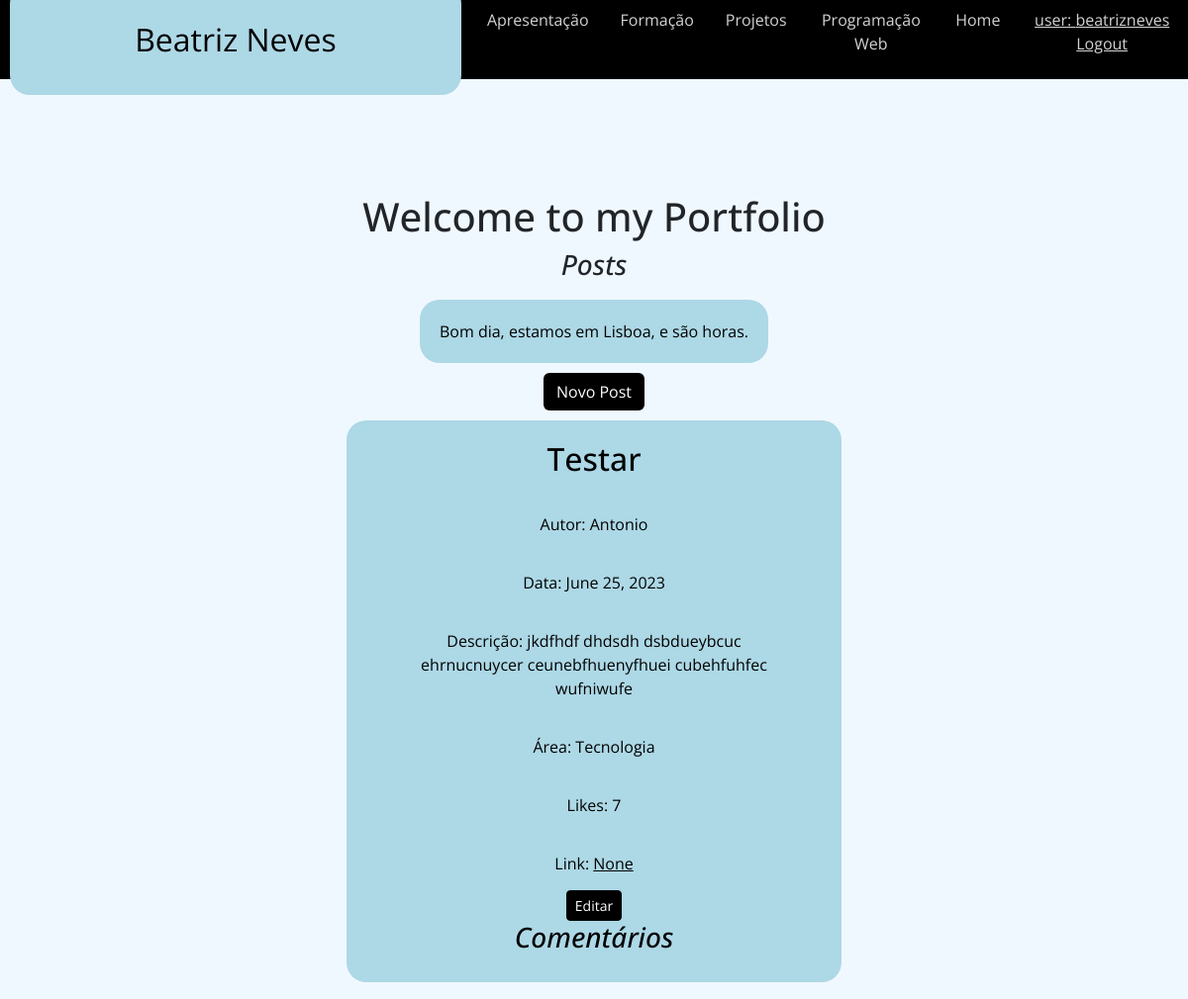
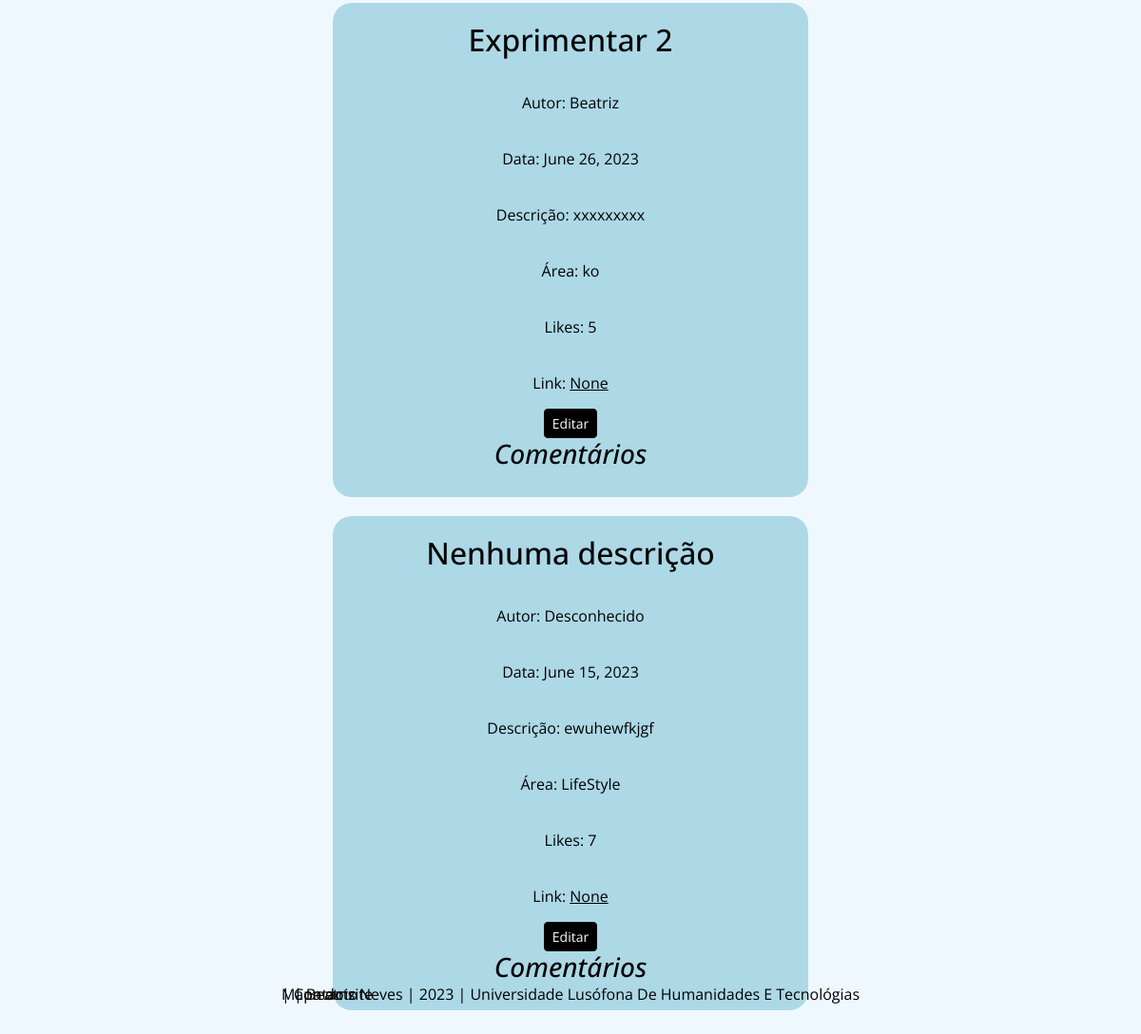
Page /home (signed in) on the committed database (2 pictures, top to bottom).
### portfolio/models.py (models this page shows, shortened)
class Post(models.Model):
    autor = models.CharField(max_length=100, default='Desconhecido')
    data = models.DateField(default=timezone.now())
    titulo = models.CharField(max_length=100,default='Nenhuma descrição')
    descricao = models.CharField(max_length=100, default='')
    link = models.URLField(blank=True, null=True)
    area = models.CharField(max_length=100, default='LifeStyle')
    likes = models.IntegerField(default=0)

### portfolio/views.py (the view)
# urls.py: path('', views.home_page_view, name='home'),
def home_page_view(request):
    local = 'Lisboa'
    horas = datetime.now().hour
    context = {
        'ano': datetime.now().year,
        'local': local,
        'horas': horas,
        'Post': Post.objects.all(),
    }
    return render(request, 'portfolio/home.html', context)

### portfolio/templates/portfolio/home.html
{% extends 'portfolio/layout.html' %}
{% load static %}
{% block main %}
  <h1>Welcome to my Portfolio</h1>
{% if request.user.is_authenticated %}
	<h3>Posts</h3>
   <p>
    {% if hora > 12 %}
       Boa tarde,
    {% else %}
       Bom dia,
    {% endif %}
    estamos em {{ local }}, e são {{ hora }} horas.
 </p>
<a href="{% url 'portfolio:nova' %}" class="btn btn-sucess" style="background-color: black; color: white;">Novo Post</a>
  {% for post in Post %}
     <div>
            <h2>{{ post.titulo }}</h2>
            <p>Autor: {{ post.autor }}</p>
            <p>Data: {{ post.data }}</p>
            <p>Descrição: {{ post.descricao }}</p>
            <p>Área: {{ post.area }}</p>
            <p>Likes: {{ post.likes }}</p>
            <p>Link: <a href="{{ post.link }}">{{ post.link }}</a></p>
             <a href="{% url 'portfolio:edita' post.id %}" class="btn btn-warning  btn-sm" style="background-color: black; border-color: black; color: white;" >Editar</a>
            <h3>Comentários</h3>
     </div>
  {% endfor %}
{% endif %}
{% endblock %}

### portfolio/templates/portfolio/layout.html (shortened to what this page needs)
<!DOCTYPE html>
<html lang="en">
<head>
    <link href="https://cdn.jsdelivr.net/npm/bootstrap@5.3.0/dist/css/bootstrap.min.css" rel="stylesheet">
    {% load static %}
    <link rel="stylesheet" href="{% static 'portfolio/css/estilos.css' %}">
</head>
<body>
    <header class="jumbotron text-center">
            <div>Beatriz Neves</div>
       <nav>
         <a href="{% url 'portfolio:apresentacao' %}">Apresentação</a>
         <a href="{% url 'portfolio:formacao' %}">Formação</a>
         <a href="{% url 'portfolio:projetos' %}">Projetos</a>
         <a href="{% url 'portfolio:competencias' %}">Programação Web</a>
         <a href="{% url 'portfolio:home' %}">Home</a>
           <p>
               {% if request.user.is_authenticated %}
                user: {{request.user}}
                 <a href="{% url 'portfolio:logout' %}">Logout</a>
                 {% else %}
                <a href="{% url 'portfolio:login' %}">Login</a>
               {% endif %}
           </p>
       </nav>
    </header>
    <main class="container text-center">
        {% block main %}
        {% endblock main %}
    </main>
    <footer >
       <a href="{% url 'portfolio:home' %}">Mapa do site</a> |
       <a href="{% url 'portfolio:apresentacao' %}">Contacto</a> |
          Beatriz Neves |
           2023 |
          Universidade Lusófona De Humanidades E Tecnológias
     </footer>
</body>
</html>

### portfolio/static/portfolio/css/estilos.css (style rules this page uses)
* { padding: 0; margin: 0; box-sizing:border-box; font-family: 'Open Sans', sans-serif; }
body { background-color: #F0F8FF; }
header { height: 10vh; background: black; color: lightgray; top: 0; display:flex; justify-content: space-between; align-items: center; }
header div { font-size: 2em; padding: 1em; }
header nav { display:flex; justify-content: flex-end; }
nav a { padding: 0 1em; text-decoration: none; font-size: 1rem; color: lightgray; }
nav p { text-decoration: underline; }
main { width: 50px; padding: 15px; border-radius: 20px; display: flex; flex-direction: column; align-items: center; justify-content: center; margin-left: auto; margin-right: auto; margin-top: 100px; }
main p { text-align: center; padding: 20px; margin: 10px; color: black; background-color: lightblue; border-radius: 20px; }
div { text-align: center; padding: 20px; margin: 10px; color: black; background-color: lightblue; border-radius: 20px; width:500px; justify-content: center; align-items: center; }
div h2, div p { padding-bottom: 5px; }
footer { position:fixed; bottom: 30px; width: 100%; color: black; text-align: center; text-width: bold; }
footer a { position:fixed; text-decoration: none; color: black; }
div a { color: black; }
h3 { font-style: italic; }

### rows in the picture
Post: titulo "Testar", autor "Antonio", data "June 25, 2023", descricao "jkdfhdf dhdsdh dsbdueybcuc ehrnucnuycer ceunebfhuenyfhuei cubehfuhfec wufniwufe", area "Tecnologia", likes "7", link "None"
Post: titulo "Exprimentar 2", autor "Beatriz", data "June 26, 2023", descricao "xxxxxxxxx", area "ko", likes "5", link "None"
Post: titulo "Nenhuma descrição", autor "Desconhecido", data "June 15, 2023", descricao "ewuhewfkjgf", area "LifeStyle", likes "7", link "None"

### other values in the picture
{{ request.user }} "beatrizneves"
{{ local }} "Lisboa"
